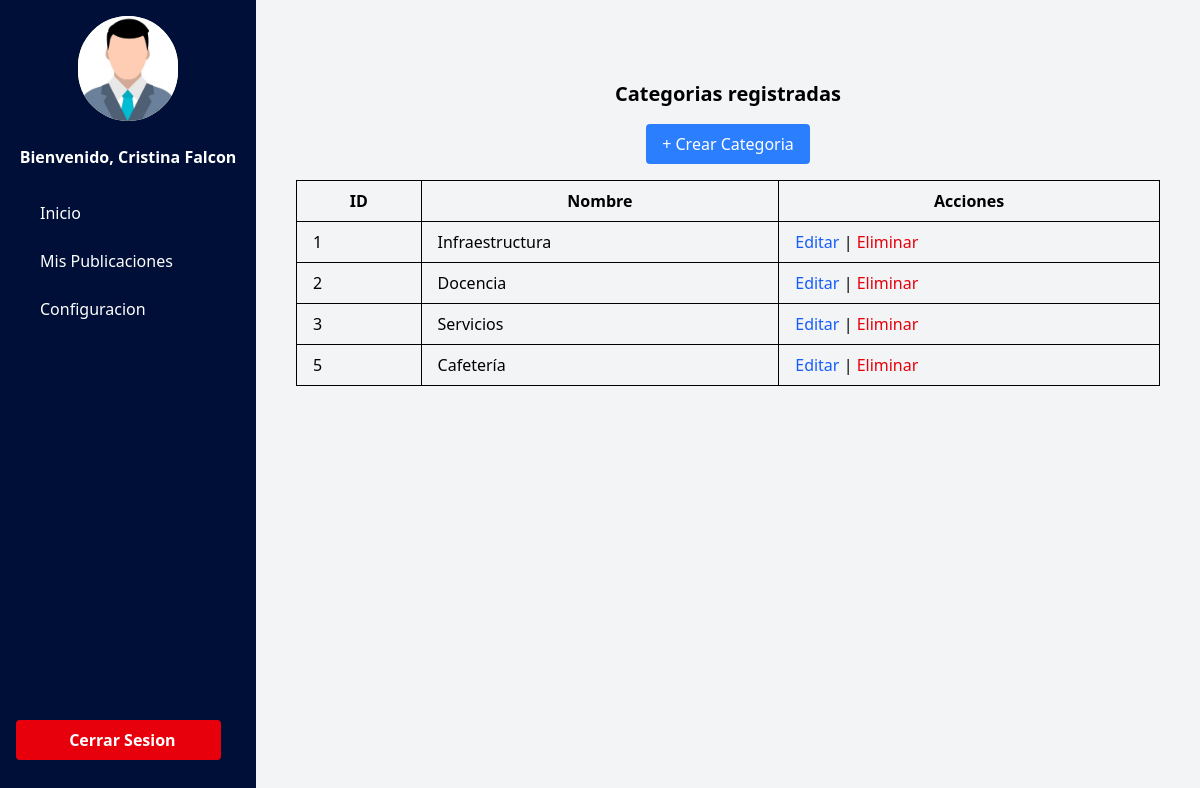
Screenshot of /publicacion/publicacion/categorias/ (signed in) with the database file from the repository.
### usuarios/models.py (models this page shows)
class Usuario(AbstractUser):
    dni = models.CharField(max_length=8, unique=True, null=True, blank=True)

### publicaciones/models.py (models this page shows, shortened)
class Categorias(models.Model):
    nombre = models.CharField(max_length=100)

### publicaciones/views.py (the view)
# urls.py: path('publicacion/categorias/', lista_categorias, name='lista_categorias'),
def lista_categorias(request):
    categorias = Categorias.objects.all()
    return render(request, 'listacategorias.html', {'categorias': categorias})

### templates/listacategorias.html
{% extends 'index.html' %} {% block content %}
<div class="w-screen h-screen flex">
  <div class="w-auto">{% include 'navbar.html'%}</div>
  <main
    class="flex flex-col items-center bg-gray-100 relative overflow-y-scroll pt-20 w-full px-10"
  >
    <h1 class="text-xl font-bold mb-4">Categorias registradas</h1>
  <a href="{% url 'nueva_categoria' %}" class="bg-blue-500 text-white px-4 py-2 rounded">+ Crear Categoria</a>
  <table class="table-auto w-full mt-4 border-collapse border border-gray-300">
    <thead>
      <tr>
        <th class="border px-4 py-2">ID</th>
        <th class="border px-4 py-2">Nombre</th>
        <th class="border px-4 py-2">Acciones</th>
      </tr>
    </thead>
    <tbody>
      {% for categoria in categorias %}
      <tr>
        <td class="border px-4 py-2">{{ categoria.id }}</td>
        <td class="border px-4 py-2">{{ categoria.nombre }}</td>
        <td class="border px-4 py-2">
          <a href="{% url 'editar_categoria' categoria.id %}" class="text-blue-600 hover:underline">Editar</a> |
          <a href="{% url 'eliminar_categoria' categoria.id %}" class="text-red-600 hover:underline">Eliminar</a>
        </td>
      </tr>
      {% endfor %}
    </tbody>
  </table>
  </main>
</div>
{%endblock%}

### templates/navbar.html (shortened to what this page needs)
{%load static%}{%url 'cerrar_sesion' as cerrarsesion%} {%url 'home' as home%} {%url 'mispublicaciones' as mispublicaciones%} {%url 'configuracionusuario' as configuracionusuario%}
<div class="overflow-hidden">
  <div class="flex h-screen">
    <div
      id="sidebar"
      class="bg-[#000f37] w-64 p-4 space-y-6 transition-transform transform md:translate-x-0 -translate-x-full fixed md:relative z-30 h-full"
    >
      <div class="flex items-center justify-center">
        <img
          src="{%static 'img/logouser.png'%}"
          alt="logo-user"
          class="rounded-full w-[100px] bg-amber-50"
        />
      </div>
      <h2 class="text-base font-bold text-center capitalize text-white">
        Bienvenido, {{user.first_name}} {{user.last_name}}
      </h2>
      <nav class="space-y-2 h-full">
        <a
          href="{{home}}"
          class="text-white px-4 py-2 rounded hover:bg-gray-200 hover:text-[#000f37] flex items-center gap-2 transition-all duration-300"
          >Inicio</a
        >
        <a
          href="{{mispublicaciones}}"
          class="text-white px-4 py-2 rounded hover:bg-gray-200 hover:text-[#000f37] flex items-center gap-2 transition-all duration-300"
          >Mis Publicaciones</a
        >
        <a
          href="{{configuracionusuario}}"
         class="text-white px-4 py-2 rounded hover:bg-gray-200 hover:text-[#000f37] flex items-center gap-2 transition-all duration-300"
          >Configuracion</a
        >
        <a
          href="{{cerrarsesion}}"
          class="px-4 py-2 rounded bg-red-600 text-center font-bold text-white absolute bottom-10 w-[80%] mr-auto ml-auto flex items-center gap-2 justify-center"
          >Cerrar Sesion</a
        >
      </nav>
    </div>
  </div>
</div>

### rows the page displays
Usuario: first_name "Cristina", last_name "Falcon"
Categorias: id "1", nombre "Infraestructura"
Categorias: id "2", nombre "Docencia"
Categorias: id "3", nombre "Servicios"
Categorias: id "5", nombre "Cafetería"
